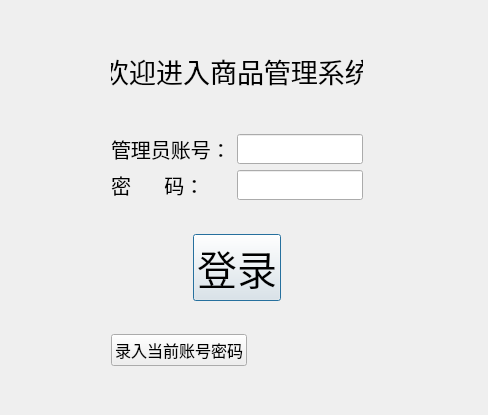
<?xml version="1.0" encoding="UTF-8"?>
<ui version="4.0">
 <class>newDemoClass</class>
 <widget class="QDialog" name="newDemoClass">
  <property name="geometry">
   <rect>
    <x>0</x>
    <y>0</y>
    <width>488</width>
    <height>415</height>
   </rect>
  </property>
  <property name="windowTitle">
   <string>newDemo</string>
  </property>
  <widget class="QWidget" name="layoutWidget">
   <property name="geometry">
    <rect>
     <x>100</x>
     <y>40</y>
     <width>274</width>
     <height>337</height>
    </rect>
   </property>
   <layout class="QVBoxLayout" name="verticalLayout">
    <item>
     <widget class="QLabel" name="label">
      <property name="font">
       <font>
        <pointsize>20</pointsize>
       </font>
      </property>
      <property name="layoutDirection">
       <enum>Qt::LeftToRight</enum>
      </property>
      <property name="text">
       <string>欢迎进入商品管理系统</string>
      </property>
      <property name="alignment">
       <set>Qt::AlignCenter</set>
      </property>
     </widget>
    </item>
    <item>
     <spacer name="verticalSpacer">
      <property name="orientation">
       <enum>Qt::Vertical</enum>
      </property>
      <property name="sizeHint" stdset="0">
       <size>
        <width>20</width>
        <height>38</height>
       </size>
      </property>
     </spacer>
    </item>
    <item>
     <layout class="QGridLayout" name="gridLayout">
      <item row="0" column="0">
       <widget class="QLabel" name="label_account">
        <property name="font">
         <font>
          <pointsize>15</pointsize>
         </font>
        </property>
        <property name="text">
         <string>管理员账号：</string>
        </property>
       </widget>
      </item>
      <item row="0" column="1">
       <widget class="QLineEdit" name="lineEdit_account">
        <property name="minimumSize">
         <size>
          <width>0</width>
          <height>30</height>
         </size>
        </property>
        <property name="baseSize">
         <size>
          <width>19</width>
          <height>15</height>
         </size>
        </property>
       </widget>
      </item>
      <item row="1" column="0">
       <widget class="QLabel" name="label_password">
        <property name="font">
         <font>
          <pointsize>15</pointsize>
         </font>
        </property>
        <property name="text">
         <string>密      码：</string>
        </property>
       </widget>
      </item>
      <item row="1" column="1">
       <widget class="QLineEdit" name="lineEdit_password">
        <property name="minimumSize">
         <size>
          <width>0</width>
          <height>30</height>
         </size>
        </property>
       </widget>
      </item>
     </layout>
    </item>
    <item>
     <spacer name="verticalSpacer_2">
      <property name="orientation">
       <enum>Qt::Vertical</enum>
      </property>
      <property name="sizeHint" stdset="0">
       <size>
        <width>20</width>
        <height>28</height>
       </size>
      </property>
     </spacer>
    </item>
    <item>
     <layout class="QHBoxLayout" name="horizontalLayout">
      <item>
       <spacer name="horizontalSpacer">
        <property name="orientation">
         <enum>Qt::Horizontal</enum>
        </property>
        <property name="sizeHint" stdset="0">
         <size>
          <width>40</width>
          <height>20</height>
         </size>
        </property>
       </spacer>
      </item>
      <item>
       <widget class="QPushButton" name="btnLogin">
        <property name="font">
         <font>
          <pointsize>30</pointsize>
         </font>
        </property>
        <property name="text">
         <string>登录</string>
        </property>
       </widget>
      </item>
      <item>
       <spacer name="horizontalSpacer_2">
        <property name="orientation">
         <enum>Qt::Horizontal</enum>
        </property>
        <property name="sizeHint" stdset="0">
         <size>
          <width>40</width>
          <height>20</height>
         </size>
        </property>
       </spacer>
      </item>
     </layout>
    </item>
    <item>
     <spacer name="verticalSpacer_3">
      <property name="orientation">
       <enum>Qt::Vertical</enum>
      </property>
      <property name="sizeHint" stdset="0">
       <size>
        <width>20</width>
        <height>28</height>
       </size>
      </property>
     </spacer>
    </item>
    <item>
     <layout class="QHBoxLayout" name="horizontalLayout_2">
      <item>
       <widget class="QPushButton" name="btnAddAdmin">
        <property name="font">
         <font>
          <pointsize>12</pointsize>
         </font>
        </property>
        <property name="text">
         <string>录入当前账号密码</string>
        </property>
       </widget>
      </item>
      <item>
       <spacer name="horizontalSpacer_5">
        <property name="orientation">
         <enum>Qt::Horizontal</enum>
        </property>
        <property name="sizeHint" stdset="0">
         <size>
          <width>128</width>
          <height>20</height>
         </size>
        </property>
       </spacer>
      </item>
     </layout>
    </item>
   </layout>
  </widget>
 </widget>
 <layoutdefault spacing="6" margin="11"/>
 <resources>
  <include location="newdemo.qrc"/>
 </resources>
 <connections/>
</ui>
